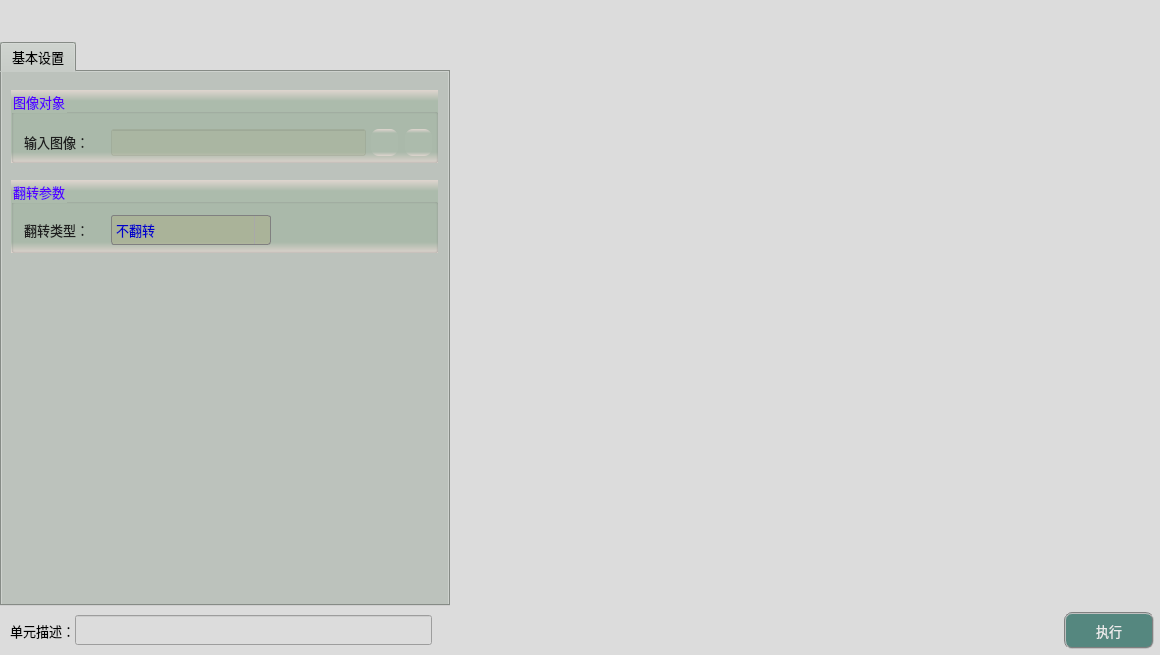
<?xml version="1.0" encoding="UTF-8"?>
<ui version="4.0">
 <class>frmImageFlipClass</class>
 <widget class="QDialog" name="frmImageFlipClass">
  <property name="geometry">
   <rect>
    <x>0</x>
    <y>0</y>
    <width>1160</width>
    <height>655</height>
   </rect>
  </property>
  <property name="sizePolicy">
   <sizepolicy hsizetype="Fixed" vsizetype="Fixed">
    <horstretch>0</horstretch>
    <verstretch>0</verstretch>
   </sizepolicy>
  </property>
  <property name="minimumSize">
   <size>
    <width>1160</width>
    <height>655</height>
   </size>
  </property>
  <property name="maximumSize">
   <size>
    <width>1160</width>
    <height>655</height>
   </size>
  </property>
  <property name="windowTitle">
   <string>图像翻转</string>
  </property>
  <property name="styleSheet">
   <string notr="true">background-color: rgb(220, 220, 220);</string>
  </property>
  <layout class="QGridLayout" name="gridLayout">
   <property name="leftMargin">
    <number>0</number>
   </property>
   <property name="topMargin">
    <number>0</number>
   </property>
   <property name="rightMargin">
    <number>0</number>
   </property>
   <property name="bottomMargin">
    <number>0</number>
   </property>
   <property name="spacing">
    <number>1</number>
   </property>
   <item row="1" column="2">
    <layout class="QGridLayout" name="imageLayout">
     <property name="spacing">
      <number>1</number>
     </property>
    </layout>
   </item>
   <item row="2" column="0">
    <spacer name="verticalSpacer_4">
     <property name="orientation">
      <enum>Qt::Vertical</enum>
     </property>
     <property name="sizeType">
      <enum>QSizePolicy::Fixed</enum>
     </property>
     <property name="sizeHint" stdset="0">
      <size>
       <width>20</width>
       <height>5</height>
      </size>
     </property>
    </spacer>
   </item>
   <item row="0" column="2">
    <spacer name="verticalSpacer">
     <property name="orientation">
      <enum>Qt::Vertical</enum>
     </property>
     <property name="sizeType">
      <enum>QSizePolicy::Fixed</enum>
     </property>
     <property name="sizeHint" stdset="0">
      <size>
       <width>20</width>
       <height>42</height>
      </size>
     </property>
    </spacer>
   </item>
   <item row="1" column="0">
    <widget class="QTabWidget" name="tabWidget">
     <property name="sizePolicy">
      <sizepolicy hsizetype="Fixed" vsizetype="Expanding">
       <horstretch>0</horstretch>
       <verstretch>0</verstretch>
      </sizepolicy>
     </property>
     <property name="minimumSize">
      <size>
       <width>450</width>
       <height>550</height>
      </size>
     </property>
     <property name="maximumSize">
      <size>
       <width>16777215</width>
       <height>16777215</height>
      </size>
     </property>
     <property name="font">
      <font>
       <family>微软雅黑</family>
       <pointsize>10</pointsize>
      </font>
     </property>
     <property name="styleSheet">
      <string notr="true">background-color: #bcc2bc;</string>
     </property>
     <property name="currentIndex">
      <number>0</number>
     </property>
     <widget class="QWidget" name="tab">
      <attribute name="title">
       <string>基本设置</string>
      </attribute>
      <widget class="QGroupBox" name="groupCamera">
       <property name="geometry">
        <rect>
         <x>9</x>
         <y>18</y>
         <width>427</width>
         <height>73</height>
        </rect>
       </property>
       <property name="font">
        <font>
         <family>微软雅黑</family>
         <pointsize>10</pointsize>
        </font>
       </property>
       <property name="styleSheet">
        <string notr="true">background-color: qlineargradient(x1:0, y1:0, x2:0, y2:1, stop:0 #dfd5cf, stop: 0.15 #acbbac, stop: 0.85 #acbbac,stop:1 #dfd5cf);
color: rgb(85, 0, 255);</string>
       </property>
       <property name="title">
        <string>图像对象</string>
       </property>
       <widget class="QLabel" name="label_4">
        <property name="geometry">
         <rect>
          <x>13</x>
          <y>42</y>
          <width>79</width>
          <height>19</height>
         </rect>
        </property>
        <property name="font">
         <font>
          <family>微软雅黑</family>
          <pointsize>10</pointsize>
         </font>
        </property>
        <property name="styleSheet">
         <string notr="true">color: rgb(30, 30, 30);
background: transparent;</string>
        </property>
        <property name="text">
         <string>输入图像：</string>
        </property>
       </widget>
       <widget class="QLineEdit" name="txtLinkImage">
        <property name="geometry">
         <rect>
          <x>100</x>
          <y>39</y>
          <width>255</width>
          <height>27</height>
         </rect>
        </property>
        <property name="font">
         <font>
          <family>微软雅黑</family>
          <pointsize>10</pointsize>
         </font>
        </property>
        <property name="styleSheet">
         <string notr="true">color: rgb(0, 0, 200);
background-color: rgba(170, 170, 127,50);</string>
        </property>
        <property name="alignment">
         <set>Qt::AlignCenter</set>
        </property>
        <property name="readOnly">
         <bool>true</bool>
        </property>
       </widget>
       <widget class="QPushButton" name="btnLinkImage">
        <property name="geometry">
         <rect>
          <x>360</x>
          <y>39</y>
          <width>27</width>
          <height>27</height>
         </rect>
        </property>
        <property name="toolTip">
         <string>链接图像</string>
        </property>
        <property name="styleSheet">
         <string notr="true">QWidget{ border:none;border-radius: 8px;padding: 2px 4px;}
QPushButton:hover{ background-color: rgba(85, 150, 127, 100);}
QPushButton:pressed{background-color: rgba(85, 180, 127, 160);}</string>
        </property>
        <property name="text">
         <string/>
        </property>
        <property name="icon">
         <iconset resource="sub_res.qrc">
          <normaloff>:/resource/link.png</normaloff>:/resource/link.png</iconset>
        </property>
        <property name="iconSize">
         <size>
          <width>27</width>
          <height>27</height>
         </size>
        </property>
       </widget>
       <widget class="QPushButton" name="btnDelLinkImage">
        <property name="geometry">
         <rect>
          <x>394</x>
          <y>39</y>
          <width>27</width>
          <height>27</height>
         </rect>
        </property>
        <property name="toolTip">
         <string>删除图像链接</string>
        </property>
        <property name="styleSheet">
         <string notr="true">QWidget{ border:none;border-radius: 8px;padding: 2px 4px;}
QPushButton:hover{ background-color: rgba(226, 142, 162, 100);}
QPushButton:pressed{background-color: rgba(226, 172, 162, 200);}</string>
        </property>
        <property name="text">
         <string/>
        </property>
        <property name="icon">
         <iconset resource="sub_res.qrc">
          <normaloff>:/resource/del_link.png</normaloff>:/resource/del_link.png</iconset>
        </property>
        <property name="iconSize">
         <size>
          <width>27</width>
          <height>27</height>
         </size>
        </property>
       </widget>
      </widget>
      <widget class="QGroupBox" name="groupCamera_2">
       <property name="geometry">
        <rect>
         <x>9</x>
         <y>108</y>
         <width>427</width>
         <height>73</height>
        </rect>
       </property>
       <property name="font">
        <font>
         <family>微软雅黑</family>
         <pointsize>10</pointsize>
        </font>
       </property>
       <property name="styleSheet">
        <string notr="true">background-color: qlineargradient(x1:0, y1:0, x2:0, y2:1, stop:0 #dfd5cf, stop: 0.15 #acbbac, stop: 0.85 #acbbac,stop:1 #dfd5cf);
color: rgb(85, 0, 255);</string>
       </property>
       <property name="title">
        <string>翻转参数</string>
       </property>
       <widget class="QLabel" name="label_5">
        <property name="geometry">
         <rect>
          <x>13</x>
          <y>40</y>
          <width>79</width>
          <height>19</height>
         </rect>
        </property>
        <property name="font">
         <font>
          <family>微软雅黑</family>
          <pointsize>10</pointsize>
          <weight>50</weight>
          <bold>false</bold>
         </font>
        </property>
        <property name="styleSheet">
         <string notr="true">color: rgb(30, 30, 30);
background: transparent;</string>
        </property>
        <property name="text">
         <string>翻转类型：</string>
        </property>
       </widget>
       <widget class="QComboBox" name="comboFlip">
        <property name="geometry">
         <rect>
          <x>100</x>
          <y>35</y>
          <width>160</width>
          <height>30</height>
         </rect>
        </property>
        <property name="sizePolicy">
         <sizepolicy hsizetype="Fixed" vsizetype="Fixed">
          <horstretch>0</horstretch>
          <verstretch>0</verstretch>
         </sizepolicy>
        </property>
        <property name="minimumSize">
         <size>
          <width>145</width>
          <height>30</height>
         </size>
        </property>
        <property name="maximumSize">
         <size>
          <width>16777215</width>
          <height>16777215</height>
         </size>
        </property>
        <property name="font">
         <font>
          <family>微软雅黑</family>
          <pointsize>10</pointsize>
         </font>
        </property>
        <property name="styleSheet">
         <string notr="true">QComboBox {
    border: 1px solid gray;
    border-radius: 3px;  
    min-width: 9.5em;
    color: rgb(0, 0, 200);
	background-color: rgba(170, 170, 127,100);
}
QComboBox::drop-down {
    subcontrol-origin: padding;
    subcontrol-position: top right;
    width: 15px; 
    border-left-width: 1px;
    border-left-color: darkgray;
    border-left-style: solid;
    border-top-right-radius: 3px;
    border-bottom-right-radius: 3px;
}

QComboBox::down-arrow {
    image: url(:/resource/down.png);
} 
QComboBox::down-arrow:on {
    top: 1px;
    left: 1px;
}</string>
        </property>
        <item>
         <property name="text">
          <string>不翻转</string>
         </property>
        </item>
        <item>
         <property name="text">
          <string>上下翻转</string>
         </property>
        </item>
        <item>
         <property name="text">
          <string>左右翻转</string>
         </property>
        </item>
        <item>
         <property name="text">
          <string>上下左右同时翻转</string>
         </property>
        </item>
       </widget>
      </widget>
     </widget>
    </widget>
   </item>
   <item row="0" column="0">
    <spacer name="verticalSpacer_2">
     <property name="orientation">
      <enum>Qt::Vertical</enum>
     </property>
     <property name="sizeType">
      <enum>QSizePolicy::Fixed</enum>
     </property>
     <property name="sizeHint" stdset="0">
      <size>
       <width>20</width>
       <height>42</height>
      </size>
     </property>
    </spacer>
   </item>
   <item row="3" column="0" colspan="3">
    <layout class="QHBoxLayout" name="horizontalLayout">
     <property name="spacing">
      <number>0</number>
     </property>
     <property name="bottomMargin">
      <number>6</number>
     </property>
     <item>
      <spacer name="horizontalSpacer">
       <property name="orientation">
        <enum>Qt::Horizontal</enum>
       </property>
       <property name="sizeType">
        <enum>QSizePolicy::Fixed</enum>
       </property>
       <property name="sizeHint" stdset="0">
        <size>
         <width>10</width>
         <height>20</height>
        </size>
       </property>
      </spacer>
     </item>
     <item>
      <widget class="QLabel" name="label_3">
       <property name="sizePolicy">
        <sizepolicy hsizetype="Fixed" vsizetype="Fixed">
         <horstretch>0</horstretch>
         <verstretch>0</verstretch>
        </sizepolicy>
       </property>
       <property name="maximumSize">
        <size>
         <width>83</width>
         <height>25</height>
        </size>
       </property>
       <property name="font">
        <font>
         <family>微软雅黑</family>
         <pointsize>10</pointsize>
        </font>
       </property>
       <property name="styleSheet">
        <string notr="true">background-color: rgba(255, 255, 255, 0);</string>
       </property>
       <property name="text">
        <string>单元描述：</string>
       </property>
      </widget>
     </item>
     <item>
      <widget class="QLineEdit" name="txtDescribe">
       <property name="sizePolicy">
        <sizepolicy hsizetype="Fixed" vsizetype="Fixed">
         <horstretch>0</horstretch>
         <verstretch>0</verstretch>
        </sizepolicy>
       </property>
       <property name="minimumSize">
        <size>
         <width>357</width>
         <height>30</height>
        </size>
       </property>
       <property name="maximumSize">
        <size>
         <width>16777215</width>
         <height>30</height>
        </size>
       </property>
       <property name="font">
        <font>
         <family>微软雅黑</family>
         <pointsize>10</pointsize>
        </font>
       </property>
      </widget>
     </item>
     <item>
      <spacer name="horizontalSpacer_8">
       <property name="orientation">
        <enum>Qt::Horizontal</enum>
       </property>
       <property name="sizeHint" stdset="0">
        <size>
         <width>40</width>
         <height>20</height>
        </size>
       </property>
      </spacer>
     </item>
     <item>
      <widget class="QPushButton" name="btnExecute">
       <property name="minimumSize">
        <size>
         <width>90</width>
         <height>37</height>
        </size>
       </property>
       <property name="font">
        <font>
         <family>微软雅黑</family>
         <pointsize>10</pointsize>
        </font>
       </property>
       <property name="styleSheet">
        <string notr="true">QWidget{ background-color: rgb(85, 135, 127);}
QWidget{ color: rgb(235, 235, 235);}
QWidget{ border: 2px groove gray;border-radius: 8px;padding: 2px 4px;}
QPushButton:hover{ background-color: rgb(85, 155, 127);}
QPushButton:pressed{background-color: rgb(85, 175, 127);}</string>
       </property>
       <property name="text">
        <string>执行</string>
       </property>
      </widget>
     </item>
     <item>
      <spacer name="horizontalSpacer_2">
       <property name="orientation">
        <enum>Qt::Horizontal</enum>
       </property>
       <property name="sizeType">
        <enum>QSizePolicy::Fixed</enum>
       </property>
       <property name="sizeHint" stdset="0">
        <size>
         <width>6</width>
         <height>20</height>
        </size>
       </property>
      </spacer>
     </item>
    </layout>
   </item>
   <item row="1" column="1">
    <spacer name="horizontalSpacer_3">
     <property name="orientation">
      <enum>Qt::Horizontal</enum>
     </property>
     <property name="sizeType">
      <enum>QSizePolicy::Fixed</enum>
     </property>
     <property name="sizeHint" stdset="0">
      <size>
       <width>3</width>
       <height>20</height>
      </size>
     </property>
    </spacer>
   </item>
  </layout>
 </widget>
 <layoutdefault spacing="6" margin="11"/>
 <resources>
  <include location="sub_res.qrc"/>
  <include location="../ImageView/sub_res.qrc"/>
 </resources>
 <connections/>
</ui>
